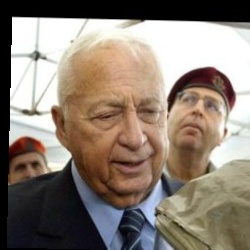
#> input picture machine learning/No6/lfw_home/lfw_home/lfw_funneled/Ariel_Sharon/Ariel_Sharon_0009.jpg, 250 x 250 px, found by its file name; its folder holds only this picture in this run
$ python svm_iris_home_experiment.py
#> lines starting #> are read from the running program, lines starting #| are printed output that depends on the picture
import numpy as np
import matplotlib.pyplot as plt
import os
from PIL import Image
from sklearn.svm import SVC
from sklearn.model_selection import train_test_split, GridSearchCV
from sklearn.metrics import classification_report, confusion_matrix, accuracy_score
from sklearn.preprocessing import StandardScaler

# ===================== 1. 强制筛选截图中包含的7个人物 =====================
# 截图中出现的人物列表（必须与LFW文件夹名一致）
TARGET_PERSONS = [
    "Ariel_Sharon", "Colin_Powell", "Donald_Rumsfeld",
    "George_W_Bush", "Gerhard_Schroeder", "Hugo_Chavez", "Tony_Blair"
]
lfw_path = r"F:\My-study\machine learning\No6\lfw_home\lfw_home\lfw_funneled"

X = []
y = []
target_names = []
label_map = {}

for person_name in TARGET_PERSONS:  # 仅加载指定人物
    person_dir = os.path.join(lfw_path, person_name)
    if not os.path.isdir(person_dir):
        print(f"警告：未找到人物 {person_name} 的文件夹")
        continue
    # 分配标签
    if person_name not in label_map:
        label_map[person_name] = len(target_names)
        target_names.append(person_name)
    # 读取该人物的所有图像
    img_files = os.listdir(person_dir)
    for img_file in img_files:
        img_path = os.path.join(person_dir, img_file)
        img = Image.open(img_path).convert('L')  # 转为灰度图
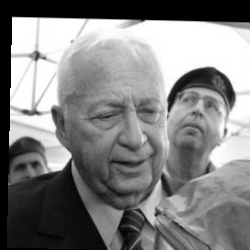
#> img: PIL image 250x250 L; min 0, max 255, mean 129.2
        img = img.resize((64, 64))  # 统一尺寸为64x64
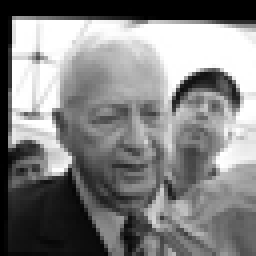
#> img: PIL image 64x64 L (shown 4 times larger); min 0, max 255, mean 129.3
        img_vector = np.array(img).flatten()  # 转为1D向量
#> img_vector = 4096 values, max 255 at index 324, min 0 at index 0, mean 129.3
        X.append(img_vector)
        y.append(label_map[person_name])

# 转为numpy数组
X = np.array(X)
y = np.array(y)
print(f"数据集规模：{X.shape}，类别数：{len(target_names)}")


# ===================== 2. 数据预处理 + 划分数据集 =====================
scaler = StandardScaler()
X_scaled = scaler.fit_transform(X)

# 划分训练集/测试集（保持与截图一致的样本分布）
#> (the run stopped early here; a loop or call above may not have finished)
